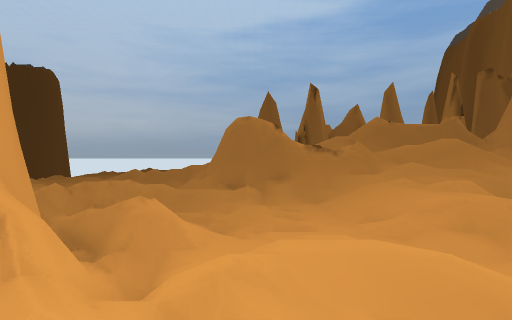
[1] (above)

24 first-person views from a walk through a 3-D level made in the Unity game engine. The camera is 1.5 m above the floor, looks level and sees 80° across. The floor is counted in squares, 2 m on a side. Each view is taken from the middle of a square. On the plan, view 1 faces up. The plan holds only what a view shows up to about 10 squares ahead; the rest is blank. The place goes on beyond the plan. The player character is not drawn.

[2]
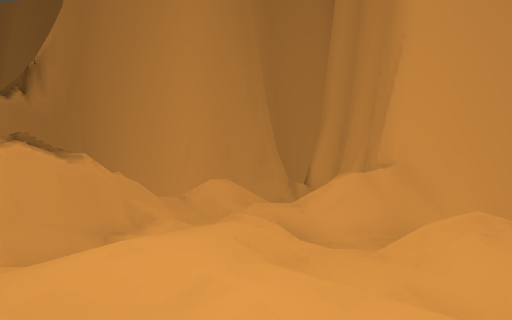

[3]
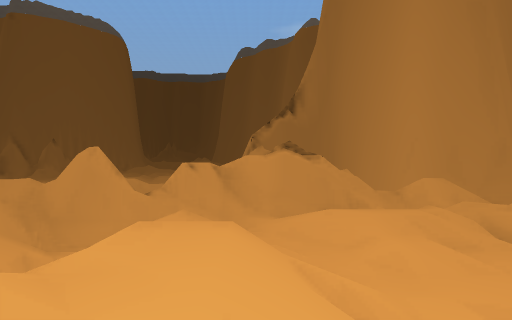

[4]
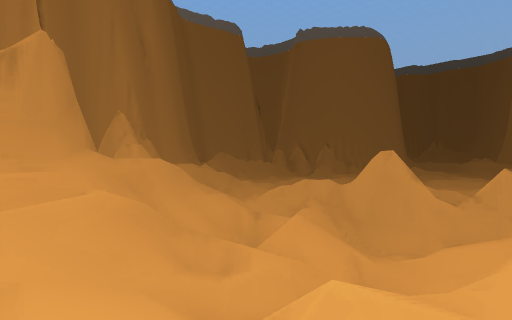

[5]
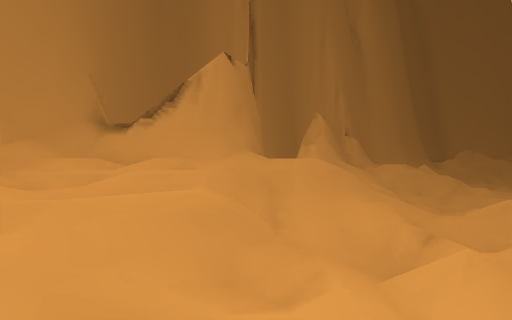

[6]
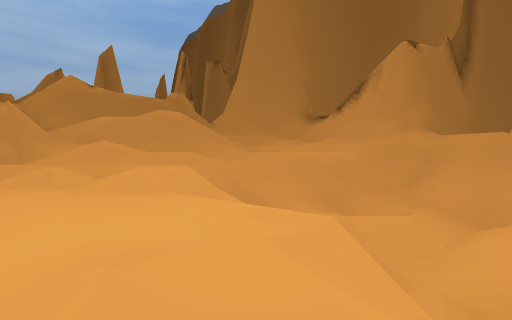

[7]
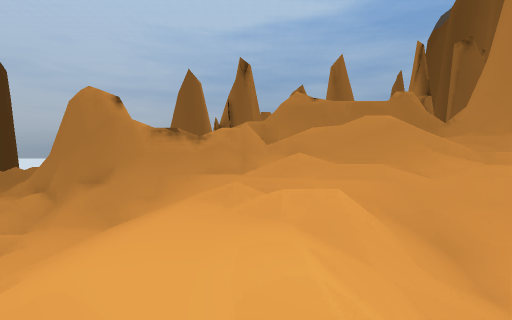

[8]
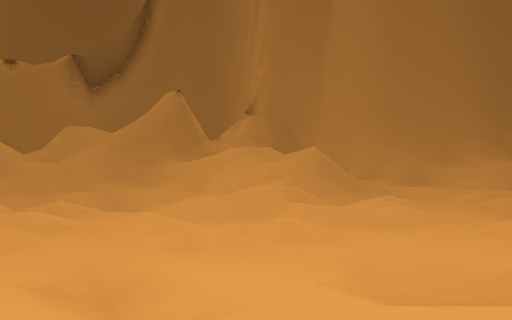

[9]
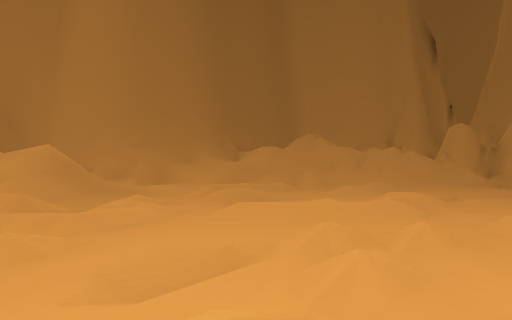

[10]
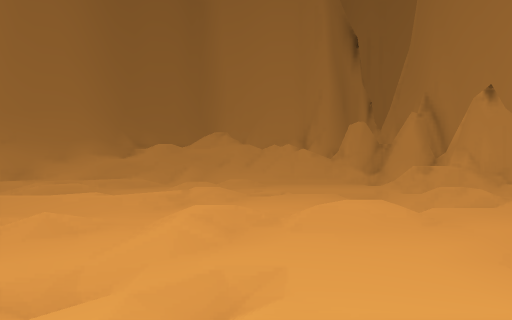

[11]
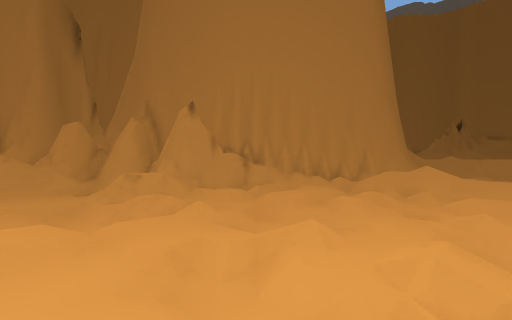

[12]
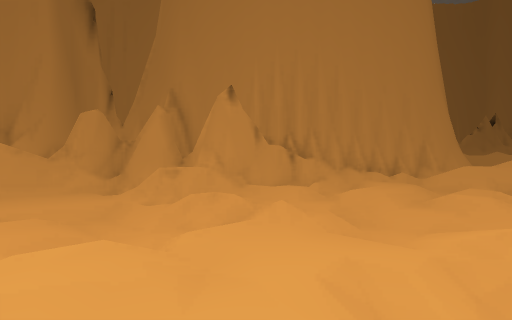

[13]
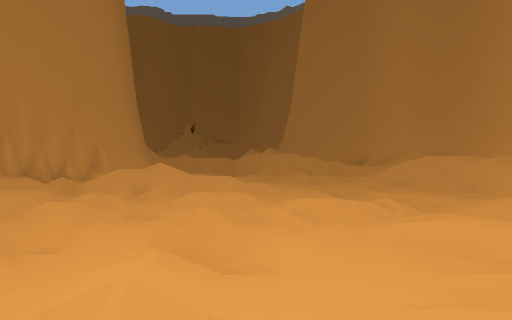

[14]
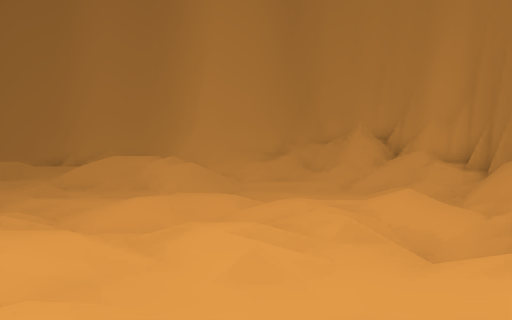

[15]
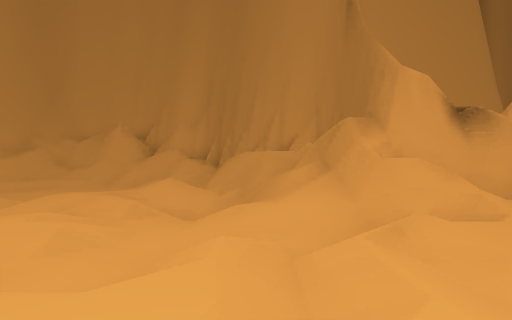

[16]
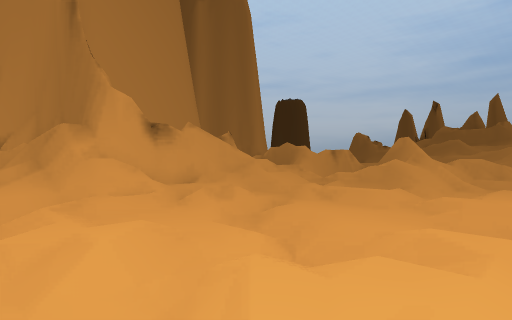

[17]
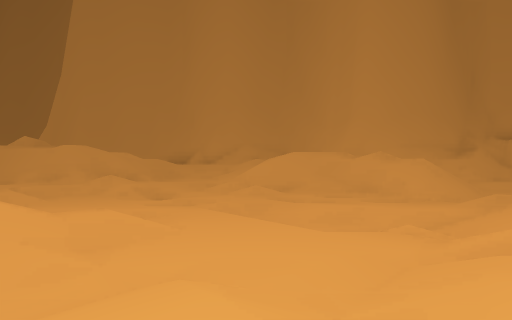

[18]
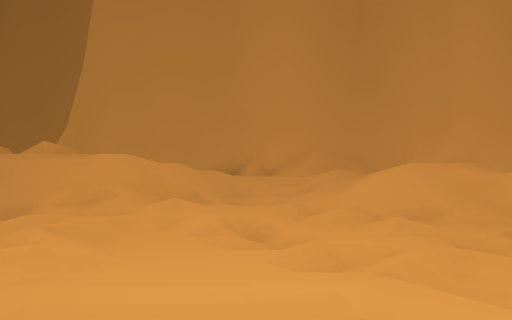

[19]
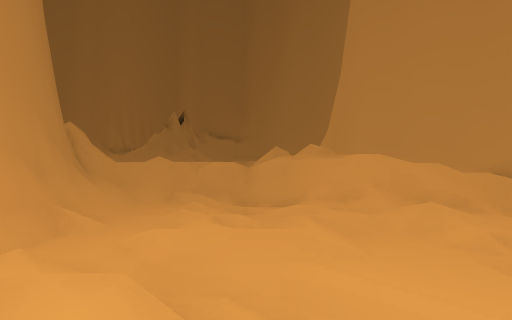

[20]
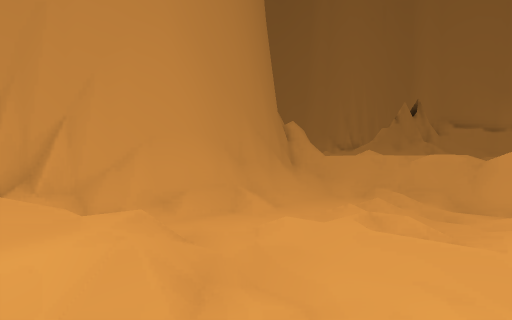

[21]
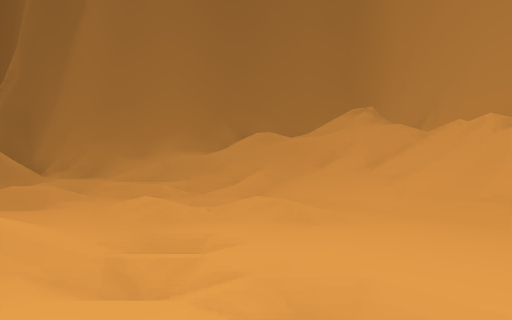

[22]
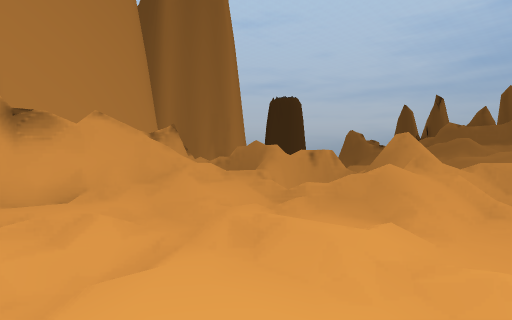

[23]
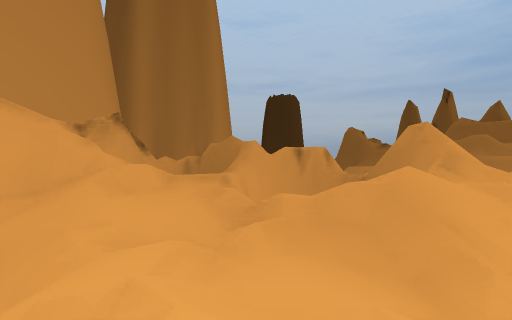

[24]
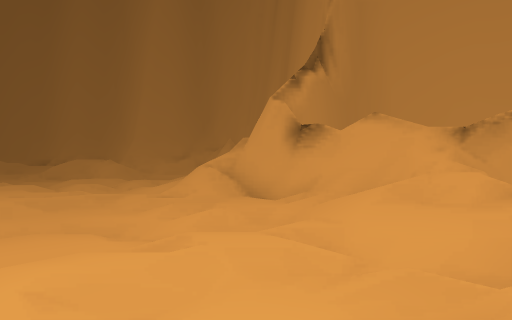

### Floor plan
Key: @ floor where view 1 was taken; # wall or solid block; x gap in a wall; . main floor; : floor 0.75 m higher than the main floor; - floor 0.75 m lower than the main floor; + floor 1.5 m higher than the main floor; * floor 2.25 m higher than the main floor; % floor 3.25 m higher than the main floor; / step, stairs or slope; = window, fence, low wall or low ledge; v drop or lower ground.
Columns run from 6 left of view 1 to 25 right of it. Each row starts with its distance up from view 1.
 14           /x
 13           /######
 12     /#     ///#=#
 11     /####v=/  //#
 10  ////.///=//////###
  9 /==/////////////=vvv
  8 /// //.////+////##
  7  /// //////////*##
  6   #==/////://////######
  5   ###//.//:////// vv v#
  4   ##//.../////////=/v##
  3   ###//:/.//////////###
  2   # //////////////////###
  1     ///=#/####=////////##
  0  ## v=@#v###vv=//////// #
 -1   ##  vvvv+v v///././///##
 -2     #  #  vvvv//.././////##
 -3     #  ## v/////././///.//##
 -4     #   #=/://.////....////###
 -5     #    =////////././-//////##
 -6     #v   #//.///////./././////#
 -7     ##   ##.//..//././..////*/
 -8       #####//////////.../////=##
 -9       ##/%=//..////./.././/// /#
-10       #//=////////../../../// ##
-11      ##=//=/.//////.////..//==#
-12     ##/=//-/.../////.///..//###
-13     #/// ////./..//////////##
-14     #///. .////./////../:/###
-15     ##/.. /////.//.///./####
-16      #//.-/.///...//////#
-17      #/.//////...../////#
-18      #//////.-/...//.///#
-19      ###//=////.///////##
-20        #//=///////// .##
-21        #/ /=/././////##
-22        ##  //./..//./#
-23        ##/////..///./#
-24         ##/////////./#
-25          ##///=////./#
-26           #/  ==#//./##
-27           ###   #=////#
-28                ==/////#
-29               vv ////
-30               #

Where each view was taken, in squares from view 1:
view 1: 0 up, 0 right, facing up
view 2: 6 up, 3 right, facing down-left
view 3: 8 up, 3 right, facing down
view 4: 8 up, 4 right, facing down-right
view 5: 6 up, 4 right, facing right
view 6: 4 up, 3 right, facing up-right
view 7: 4 up, 4 right, facing up
view 8: 5 down, 10 right, facing up-right
view 9: 5 down, 10 right, facing right
view 10: 9 down, 10 right, facing right
view 11: 10 down, 10 right, facing down-right
view 12: 10 down, 12 right, facing down-right
view 13: 11 down, 10 right, facing down
view 14: 11 down, 8 right, facing down-left
view 15: 11 down, 9 right, facing left
view 16: 11 down, 11 right, facing up-left
view 17: 16 down, 11 right, facing down-left
view 18: 19 down, 11 right, facing down-left
view 19: 19 down, 11 right, facing down
view 20: 20 down, 10 right, facing down-right
view 21: 11 down, 16 right, facing up-right
view 22: 8 down, 10 right, facing up-left
view 23: 6 down, 9 right, facing up-left
view 24: 3 down, 9 right, facing down-left
